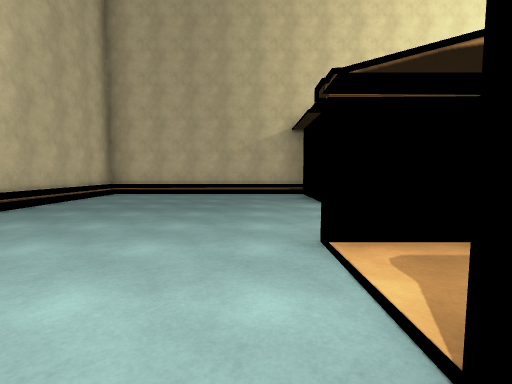
view 1 (above)

24 first-person views from a walk through a 3-D level made in the Unity game engine. The camera is 1.3 m above the floor, tilts 4° down and sees 85° across. The floor is counted in squares, 2 m on a side. Each view is taken from the middle of a square. On the plan, view 1 faces up. The plan holds only what a view shows up to about 9 squares ahead; the rest is blank. Surface patterns are stand-ins for the level's own textures.

view 2
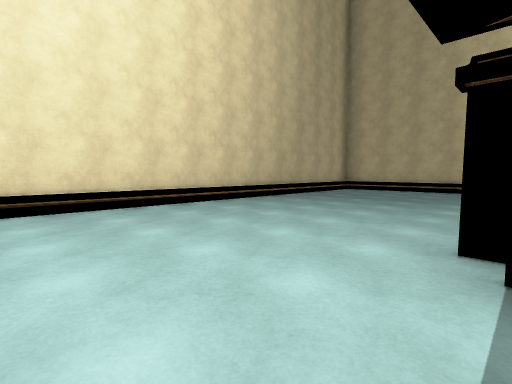

view 3
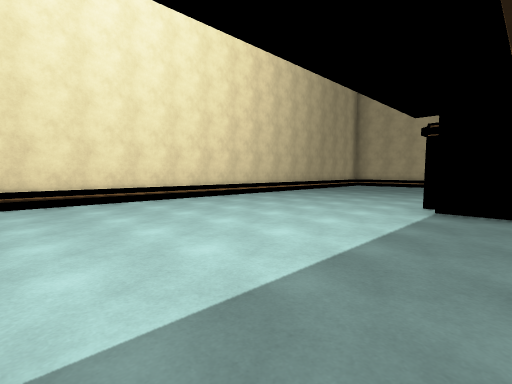

view 4
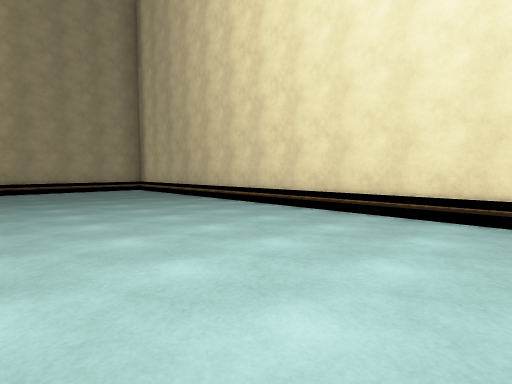

view 5
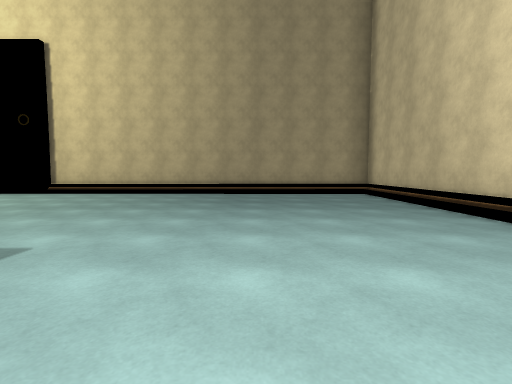

view 6
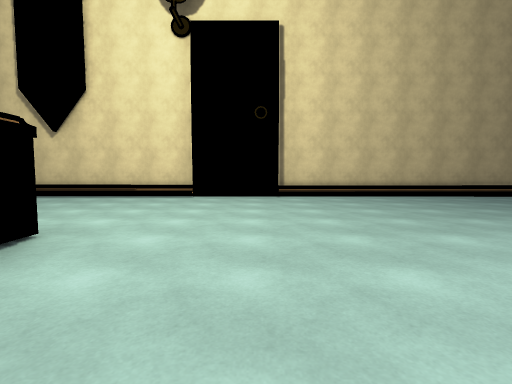

view 7
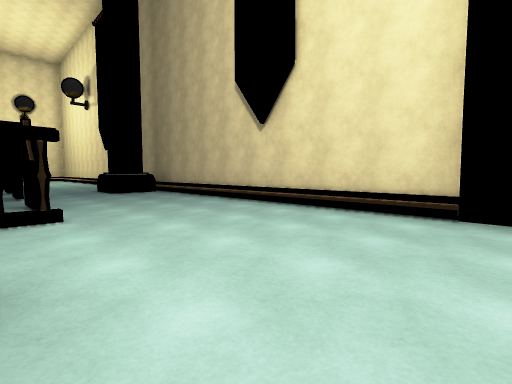

view 8
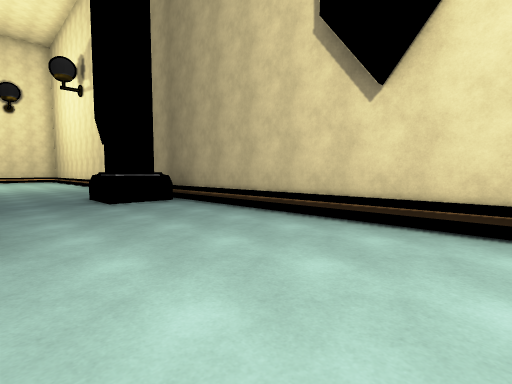

view 9
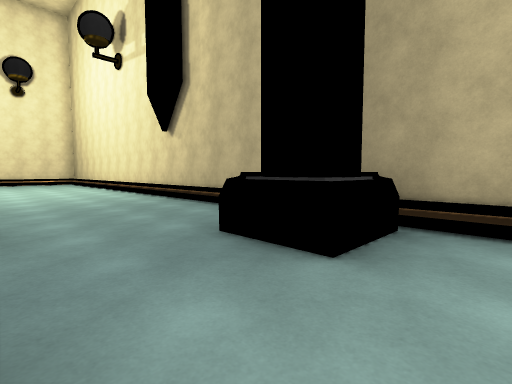

view 10
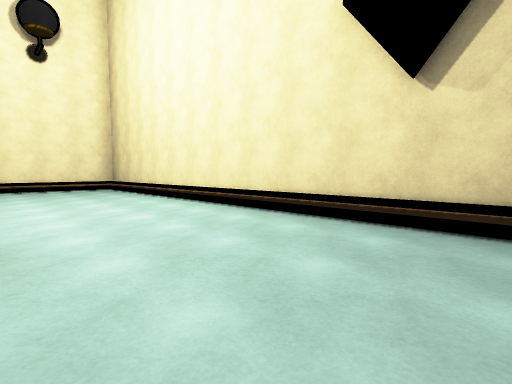

view 11
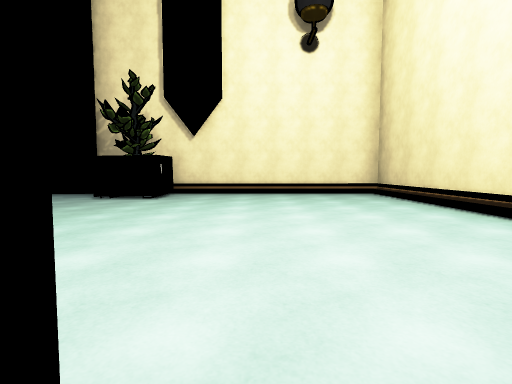

view 12
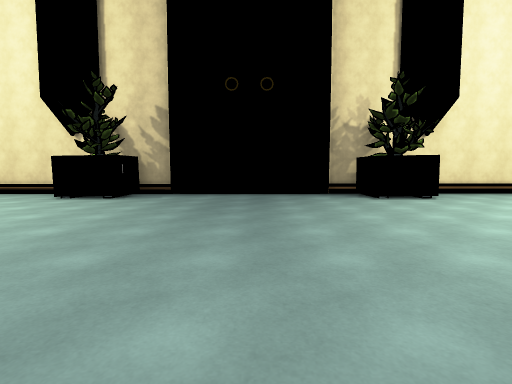

view 13
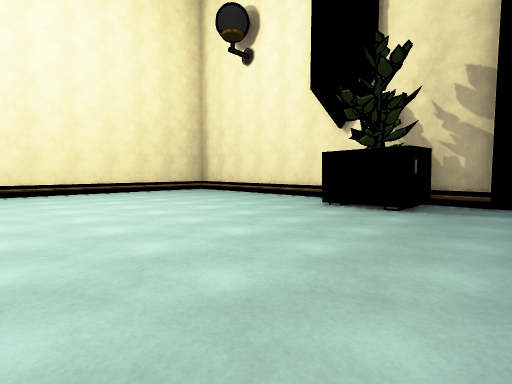

view 14
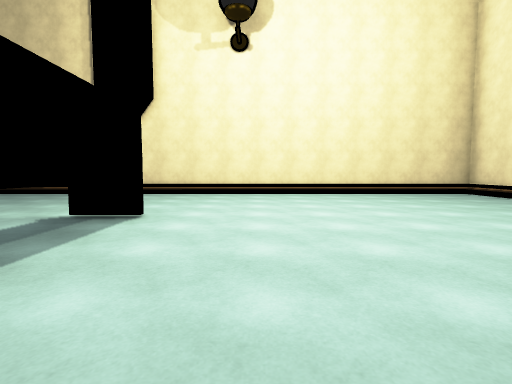

view 15
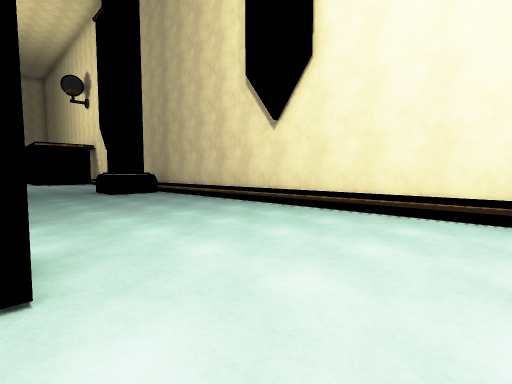

view 16
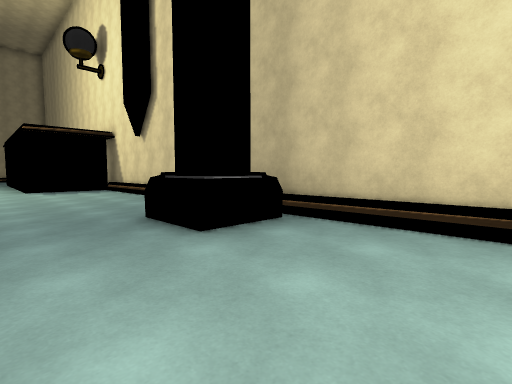

view 17
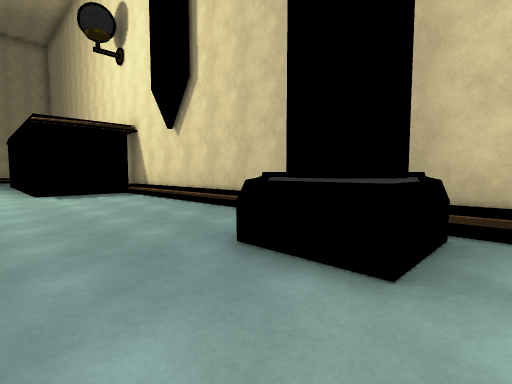

view 18
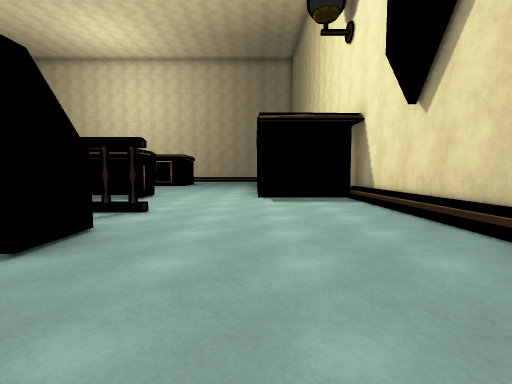

view 19
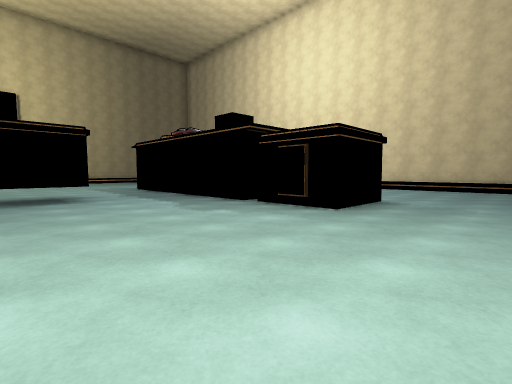

view 20
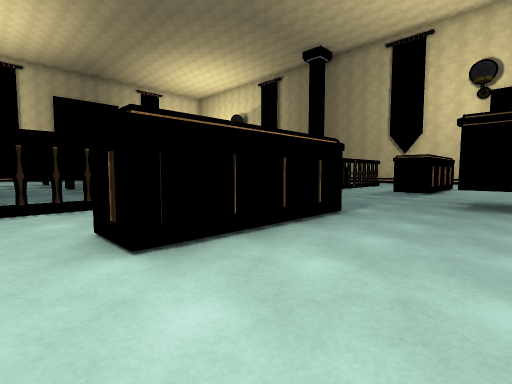

view 21
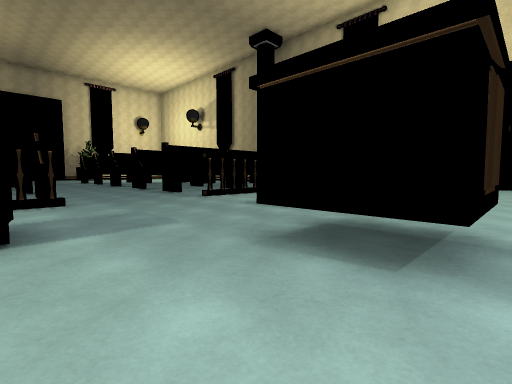

view 22
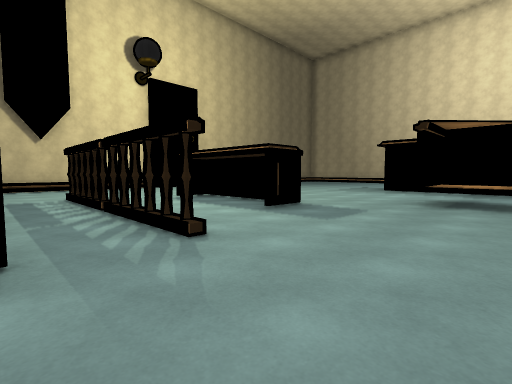

view 23
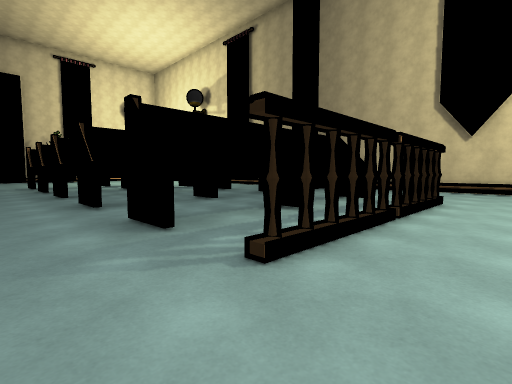

view 24
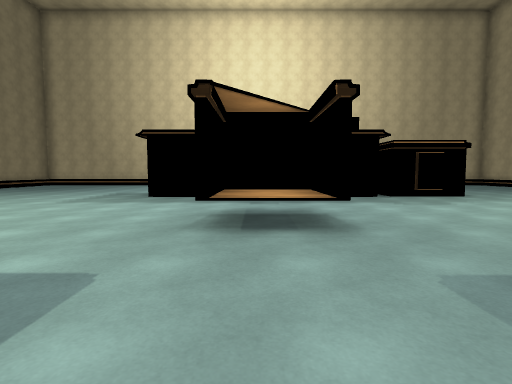

### Floor plan
Key: @ floor where view 1 was taken; # wall or solid block; . floor; O other object.
Columns run from 5 left of view 1 to 33 right of it. Each row starts with its distance up from view 1.
  9 #######      ##########################
  8 #......       .......##...............#
  7 #......       .......##...............#
  6 #......       ........................#
  5 #.....................................#
  4 #...............#.         ..#........#
  3 #.....OO.....##.#             ........#
  2 #...... O....#                ......  #
  1 #...... O....#                ......###
  0 #....@   ....#                 .......#
 -1 #....... .......#.             .......
 -2 #....... ..OO........         ........
 -3 #....... ..OO............    .........
 -4 #....... ................     ........
 -5 #....... .......#.# . ..       .......#
 -6 #.....   ....##.#.  . ..        ....  #
 -7 #............#..#.  . .          ...###
 -8 #............#..#.  . .        .......#
 -9 #............# .#.  . .      #........#
-10 #.....................................#
-11 #.....................................#
-12 #....................##...............#
-13 #....................## ..............#
-14 ###########  ##########################

Where each view was taken, in squares from view 1:
view 1: 0 up, 0 right, facing up
view 2: 2 down, 1 right, facing up-left
view 3: 5 down, 2 right, facing up-left
view 4: 3 down, 0 right, facing down-left
view 5: 5 down, 1 left, facing down
view 6: 6 down, 6 right, facing down
view 7: 9 down, 7 right, facing down-right
view 8: 10 down, 10 right, facing down-right
view 9: 10 down, 15 right, facing down-right
view 10: 10 down, 21 right, facing down-right
view 11: 10 down, 24 right, facing right
view 12: 3 down, 24 right, facing right
view 13: 1 down, 26 right, facing up-right
view 14: 0 up, 26 right, facing up
view 15: 4 up, 26 right, facing up-left
view 16: 5 up, 20 right, facing up-left
view 17: 5 up, 18 right, facing up-left
view 18: 6 up, 16 right, facing left
view 19: 5 up, 7 right, facing down-left
view 20: 4 up, 6 right, facing down-right
view 21: 0 up, 5 right, facing down-right
view 22: 2 down, 13 right, facing down-left
view 23: 3 down, 10 right, facing down-right
view 24: 3 down, 10 right, facing left
